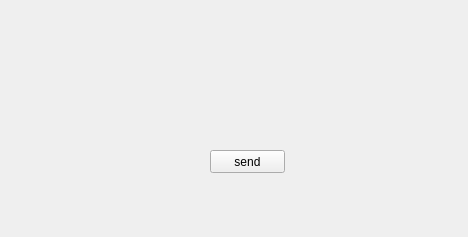
<?xml version="1.0" encoding="UTF-8"?>
<ui version="4.0">
 <class>ScrewVivoTWSClass</class>
 <widget class="QWidget" name="ScrewVivoTWSClass">
  <property name="geometry">
   <rect>
    <x>0</x>
    <y>0</y>
    <width>468</width>
    <height>237</height>
   </rect>
  </property>
  <property name="windowTitle">
   <string>ScrewVivoTWS</string>
  </property>
  <widget class="QPushButton" name="sendBtn">
   <property name="geometry">
    <rect>
     <x>210</x>
     <y>150</y>
     <width>75</width>
     <height>23</height>
    </rect>
   </property>
   <property name="text">
    <string>send</string>
   </property>
  </widget>
 </widget>
 <layoutdefault spacing="6" margin="11"/>
 <resources>
  <include location="ScrewVivoTWS.qrc"/>
 </resources>
 <connections/>
</ui>
